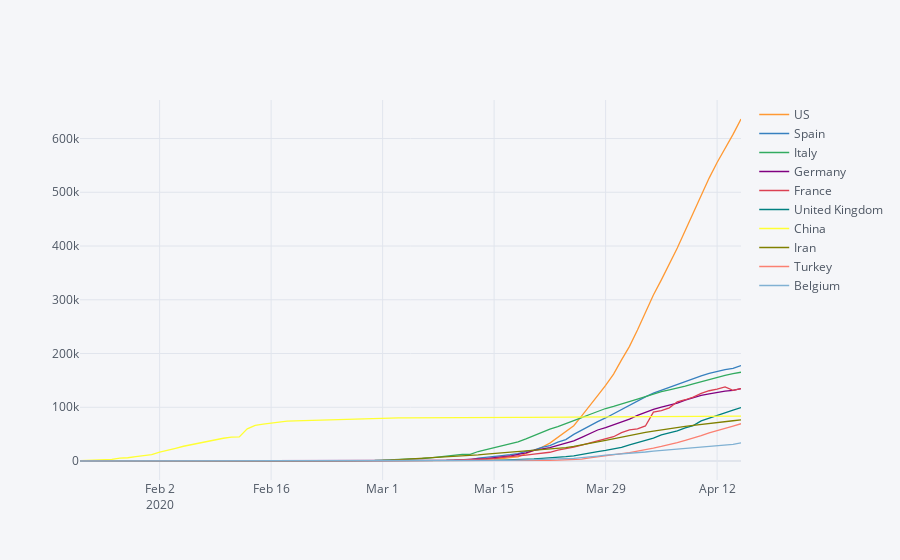

Source (notebook cell):
### Markdown cell above
### Number of cases (top 10 countries)

### Code cell
latest_data = cases_df[cases_df.index==latest_date]
top_10_cases = latest_data.apply(pd.Series.nlargest,axis=1,n=10).columns
cases_df[top_10_cases].iplot()
